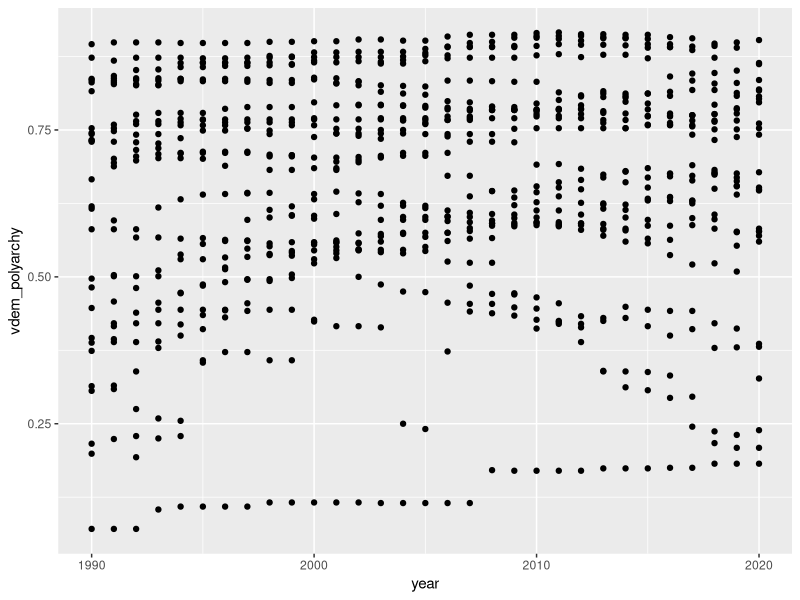
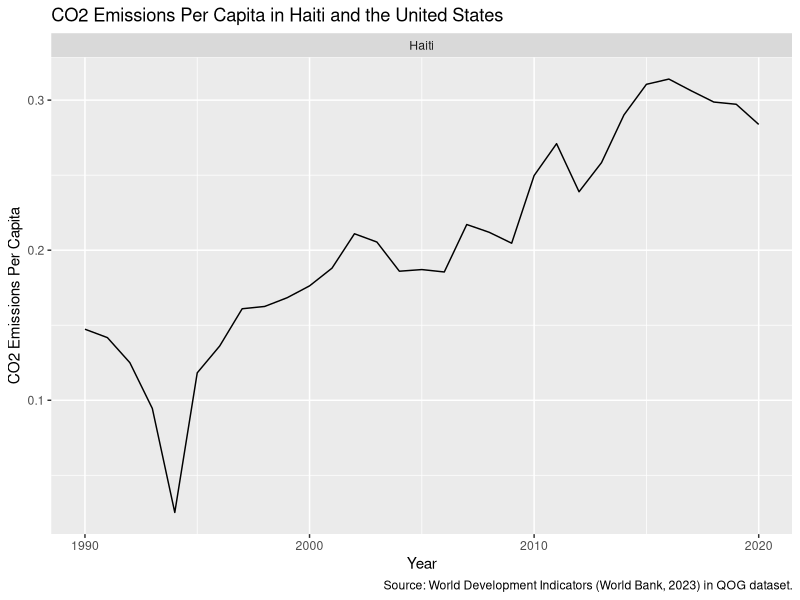
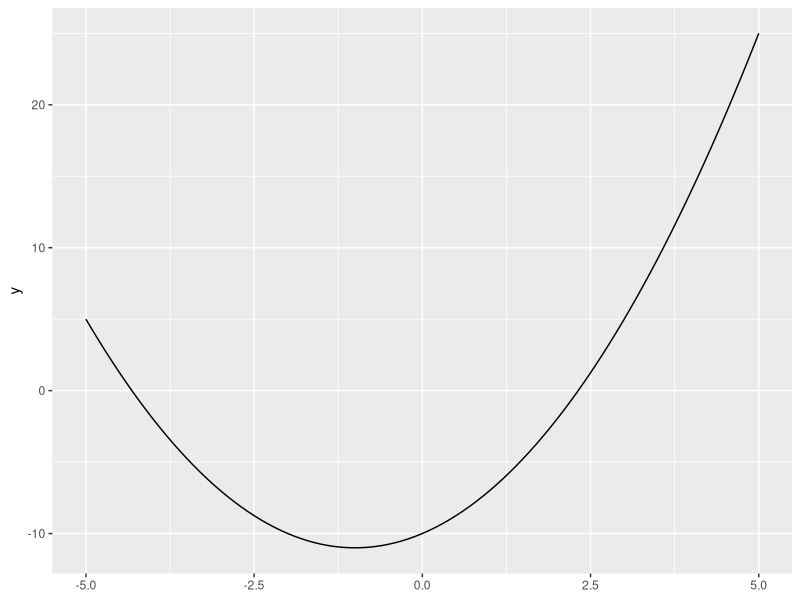
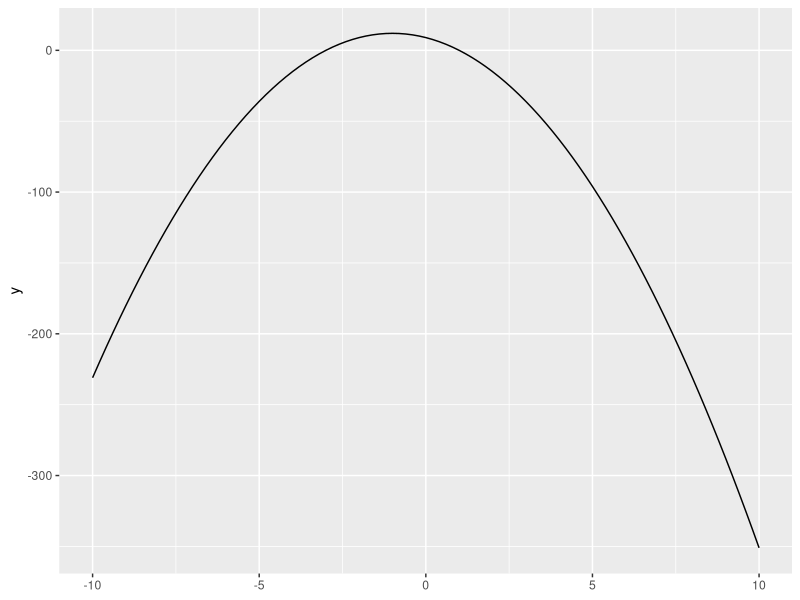
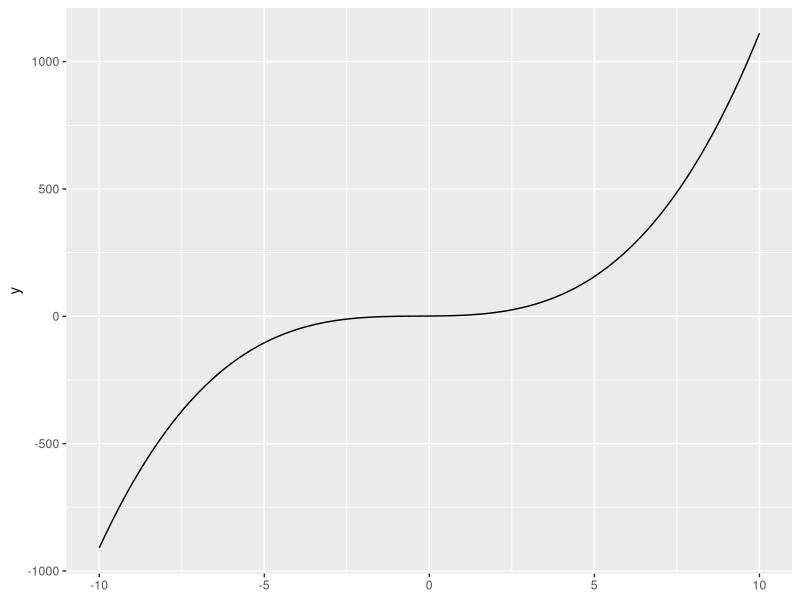
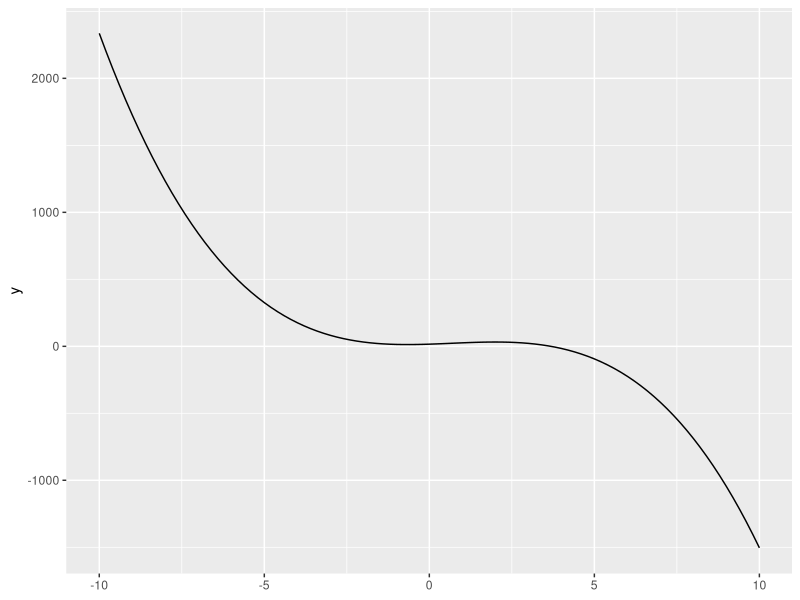
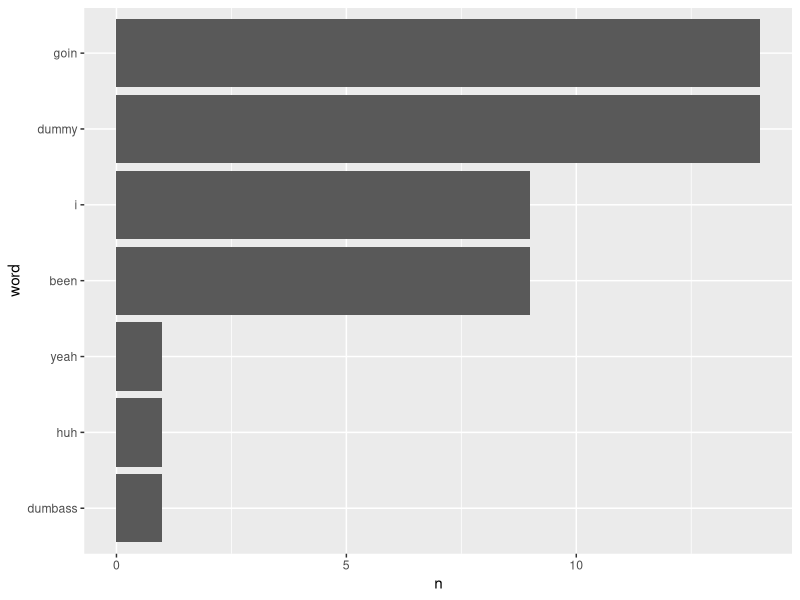

The R source for these figures, in order:
## ---- chunk 1
pi * 2
## ---- chunk 2
#| code-fold: true
#| message: false
# setup: these steps were executed before the exercise
my_object <- 10
## ---- chunk 3
?log
## ---- chunk 4
log10(my_object)
## ---- chunk 5
#| code-fold: true
#| message: false
#| results: hide
# setup: these steps were executed before the exercise
my_character_vector <- c("Apple", "Orange", "Watermelon", "Banana")
my_data_frame <- data.frame(fruit = my_character_vector,
                            calories_per_100g = c(52, 47, 30, 89),
                            water_per_100g = c(85.6, 86.8, 91.4, 74.9))
my_data_frame
## ---- chunk 6
max(my_data_frame$water_per_100g)
## ---- chunk 7
#| code-fold: true
#| message: false
#| results: hide
# setup: these steps were executed before the exercise


## ---- chunk 8

## ---- chunk 9
#| code-fold: true
#| message: false
#| results: hide
# setup: these steps were executed before the exercise


## ---- chunk 10

## ---- chunk 11

## ---- chunk 12

## ---- chunk 13
#| code-fold: true
#| message: false
#| results: hide
# setup: these steps were executed before the exercise


## ---- chunk 14

## ---- chunk 15
#| code-fold: true
#| message: false
#| results: hide
# setup: these steps were executed before the exercise


## ---- chunk 16

## ---- chunk 17
#| code-fold: true
#| message: false
#| results: hide
# setup: these steps were executed before the exercise


## ---- chunk 18

## ---- chunk 19
#| code-fold: true
#| message: false
# setup: these steps were executed before the exercise
vector_d <- c(12, 7, -2, 3, -1)
## ---- chunk 20
prod(vector_d[1:3])
## ---- chunk 21
A1 <- matrix(c(1,-2,0,-1), nrow = 2)
B1 <- matrix(c(5,2,1,-1), nrow = 2)
A1 + B1
## ---- chunk 22
A2 <- matrix(c(6,4,-2,42,8,8,12,-6), nrow = 2)
B2 <- matrix(c(18,0,42,-42,3,15,7,4), nrow = 2)
A2 - B2
## ---- chunk 23
A3 <- matrix(c(1,0,4,-1,8,3), nrow = 2)
2 * A3
## ---- chunk 24
B3 <- matrix(c(-15,2,7,1,-42,1,5,0,6), nrow = 3)
-3 * B3
## ---- chunk 25
#| code-fold: true
#| message: false
# setup: these steps were executed before the exercise
library(tidyverse)
qog_csv <- read_csv("data/sample_qog_bas_ts_jan23.csv")
qog <- qog_csv
## ---- chunk 26
qog |> 
  mutate(d_large_pop = if_else(wdi_pop >= 1000000, 1, 0)) |> 
  count(d_large_pop)
## ---- chunk 27

## ---- chunk 28
qog |> 
  summarize(med_corr = median(vdem_corr, na.rm = T), .by = region)
## ---- chunk 29
#| code-fold: true
#| message: false
# setup: these steps were executed before the exercise
library(readxl)
gdp <- read_excel("data/wdi_gdp_ppp.xlsx")
gdp_long <- gdp |> 
  pivot_longer(cols = -c(country_name, country_code), 
               names_to = "year", 
               values_to = "wdi_gdp_ppp", 
               names_transform = as.integer) 
## ---- chunk 30

## ---- chunk 31
#| code-fold: true
#| message: false
# setup: these steps were executed before the exercise
library(tidyverse)
qog <- read_csv("data/sample_qog_bas_ts_jan23.csv")
gdp <- readxl::read_excel("data/wdi_gdp_ppp.xlsx")

gdp_long <- gdp |> 
  pivot_longer(cols = -c(country_name, country_code),
               names_to = "year",
               values_to = "wdi_gdp_ppp", 
               names_transform = as.integer)

qog_plus <- left_join(qog,
                      gdp_long,
                      by = c("ccodealp" = "country_code",
                             "year"))
## ---- chunk 32
emissions <- read_csv("data/wdi_co2.csv")
## ---- chunk 33
emissions_long <- emissions |> 
  pivot_longer(cols = -c(country_name, country_code),
               names_to = "year",
               values_to = "wdi_co2",  
               names_transform = as.integer)
## ---- chunk 34
qog_plus2 <- left_join(qog_plus,
                       emissions_long,
                      by = c("ccodealp" = "country_code",
                             "year"))
## ---- chunk 35
qog_plus2 |> 
  mutate(emissions_pc = 1000 * wdi_co2 / wdi_pop) |> 
  summarize(emissions_pc_country = mean(emissions_pc, na.rm = T),
            .by = cname)
## ---- chunk 36
ggplot(qog_plus2) + aes(year, vdem_polyarchy) + geom_point()
## ---- chunk 37
ggplot(qog_plus2 |> filter(cname %in% c("Haiti", "United States")), 
       aes(x = year, y = 1000 * wdi_co2 / wdi_pop)) +
  geom_line() +
  facet_wrap(~cname, scales = "free_y") +
  labs(x = "Year", y = "CO2 Emissions Per Capita",
       title = "CO2 Emissions Per Capita in Haiti and the United States",
       caption = "Source: World Development Indicators (World Bank, 2023) in QOG dataset.")
## ---- chunk 38
#| code-fold: true
#| message: false
# setup: these steps were executed before the exercise
circ_area_r <- function(r){
    pi * r ^ 2
}
circ_area_r(r = 3)
## ---- chunk 39
circ_area_d <- function(d){
    pi * (d/2) ^ 2
}
circ_area_d(d = 6)
## ---- chunk 40
#| code-fold: true
#| message: false
# setup: these steps were executed before the exercise
library(ggplot2)
## ---- chunk 41
ggplot() +
  stat_function(fun = function(x){x^2 + 2*x - 10},
                xlim = c(-5, 5)) 
## ---- chunk 42
ggplot() +
  stat_function(fun = function(x){-3*x^2 - 6*x + 9},
                xlim = c(-10, 10)) 
## ---- chunk 43
ggplot() +
  stat_function(fun = function(x){x^3 + x^2 + x + 1},
                xlim = c(-10, 10)) 
## ---- chunk 44
ggplot() +
  stat_function(fun = function(x){-2*x^3 + 4*x^2 + 8*x + 16},
                xlim = c(-10, 10)) 
## ---- chunk 45
log10(1000)
## ---- chunk 46
log2(8/32)
## ---- chunk 47
10^(log10(300))
## ---- chunk 48
log(1)
## ---- chunk 49
log(exp(2))
## ---- chunk 50
log(5*exp(1))
## ---- chunk 51
#| code-fold: true
#| message: false
# setup: these steps were executed before the exercise
f <- function(x){x ^ 2}
g <- function(x){x - 3}
## ---- chunk 52
g(f(5)) # no pipeline approach
f(5) |> g() # pipeline approach
## ---- chunk 53
pbinom(q = 10, size = 100, prob = 0.02) - 
  dbinom(x = 0, size = 100, prob = 0.02)
## ---- chunk 54
punif(q = 1, min = -2, max = 2)
## ---- chunk 55
pnorm(-1.96) + (1 - pnorm(1.96))
## ---- chunk 56

## ---- chunk 57
#| code-fold: true
#| message: false
# setup: these steps were executed before the exercise
library(stringr)
my_string <- "I know people who have seen the Barbie movie 2, 3, even 4 times!"
my_string2 <- "I wonder if they have seen Oppenheimer, too."
cat_string <- str_c(my_string, my_string2, sep = " ")
## ---- chunk 58
string3 <- "I would give Barbie 7 out of 10 stars."
string3
cat_string2 <- str_c(cat_string, string3, sep = " ")
cat_string2
str_length(cat_string2)
## ---- chunk 59
library(tidytext)
dummy <- c("I been goin' dummy (Huh)",
           "I been goin' dummy (Goin' dummy)",
           "I been goin' dummy (Goin' dummy)",
           "I been goin' dummy (Goin' dummy)",
           "I been goin' dummy (Yeah)",
           "I been goin' dummy (Goin' dummy)",
           "I been goin' dummy (Goin' dummy)",
           "I been goin' dummy",
           "Dumbass, I been goin' dummy")
## ---- chunk 60
dummy_df <- tibble(line = 1:9, text = dummy)
dummy_df
## ---- chunk 61
dummy_tok <- unnest_tokens(dummy_df, word, text)
## ---- chunk 62
dummy_tok |>
  count(word, sort = TRUE)

## ---- chunk 63
dummy_tok |>
  count(word, sort = TRUE) |>
  mutate(word = reorder(word, n)) |>
  ggplot(aes(n, word)) +
  geom_col()
